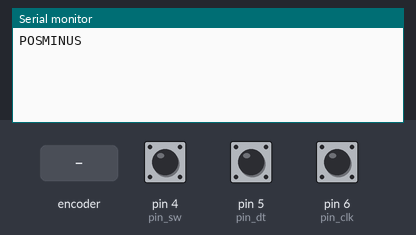
Simulated run of this sketch. Board: Arduino Uno, built with avr-gcc and run on an emulated ATmega328P. On the bench: the last lines printed to the serial monitor. The test bench sets the inputs (shaded band); at power-on: pin 4 (pin_sw) HIGH, pin 5 (pin_dt) HIGH, pin 6 (pin_clk) HIGH.

Above: at 1.2 s.
1.3 s: rotary encoder on pin 6 (pin_clk) / pin 5 (pin_dt) turned 1 step (first pin leading)
At 2.0 s:
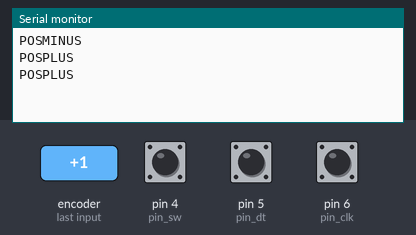
3.0 s: pin 4 (pin_sw) pulled LOW for 0.15 s
At 3.8 s:
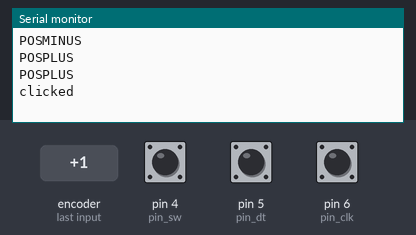

Measured:
- after the input at 1.3 s, the serial monitor: prints a new line at once (image 1)
- after the input at 3.0 s, the serial monitor: prints a new line at once (image 2)

The sketch:

volume_ctrl.ino
```cpp
#define pin_clk 6
#define pin_dt 5
#define pin_sw 4

int clk_state;
int clk_last_state;

unsigned long timeBefore = millis();
unsigned long timeAfter;

void setup() {
  pinMode(pin_clk, INPUT);
  pinMode(pin_dt, INPUT);
  pinMode(pin_sw, INPUT);

  Serial.begin(9600);
}

void loop() {
  clk_state = digitalRead(pin_clk);
  if (clk_state != clk_last_state) {
    if (digitalRead(pin_dt) != clk_state) {
      Serial.println("POSPLUS");
    }else {
      Serial.println("POSMINUS");
    }
  }
  clk_last_state = clk_state;

  timeAfter = millis();
  if (digitalRead(pin_sw) == LOW) {
    if (timeAfter - timeBefore >= 500) {
      Serial.println("clicked");
    }
    timeBefore = millis();
  }
}
```
